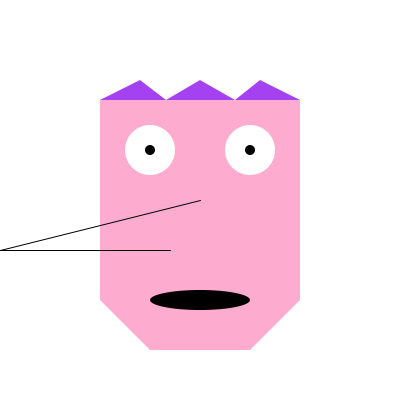
Frame 1 (no input)
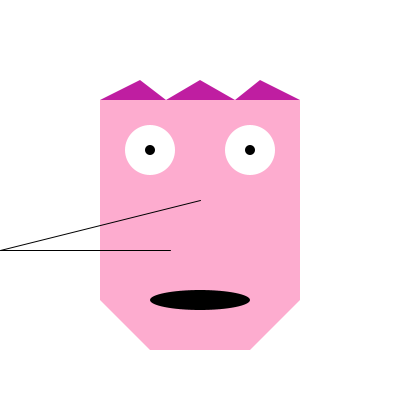
Frame 60 (the mouse pressed at the canvas centre just before this capture)
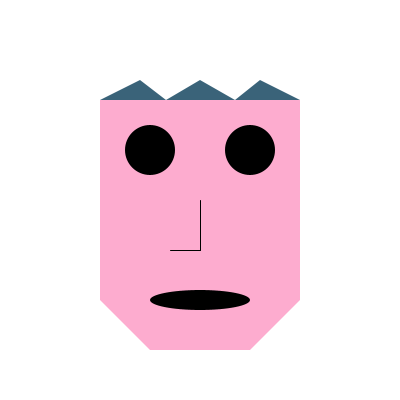
Frame 120 (the mouse held since frame 60 and released just before this capture)

The Processing sketch that drew these frames (run headless with seeded random() and noise(); from frame 60 on, the mouse is pressed at the canvas centre):

// Processing sketch: processing_170706
// ── processing_170706.pde

int value = 255;
void setup(){
  size(400, 400);
}

void draw(){
  background(255);
  noStroke();
  fill (253,172,207);
  rect (100,100,200,200);
  rect (150,300,100,50);
  triangle (100,300,150,300,150,350);
  triangle (250,300,300,300,250,350);
  fill (value);
  ellipse (150,150,50,50);
  ellipse (250,150,50,50);
  fill (random(255),random(255),random(255));
  triangle (100,100,140,80,166,100);
  triangle (166,100,200,80,235,100);
  triangle (235,100,260,80,300,100);
  fill (0);
  ellipse (150,150,10,10);
  ellipse (250,150,10,10);
  ellipse (200,300,100,20);
  stroke (0);
  line (200,200, mouseY,250);
  line (mouseY,250,170,250);
  
}
void mousePressed() {
   value = (0) ;
}
void mouseReleased() {
  value = (255);
}
